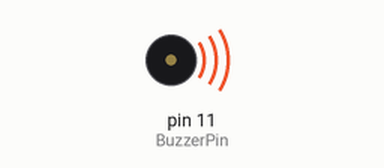
Simulated run of this sketch. Board: Arduino Uno, built with avr-gcc and run on an emulated ATmega328P. On the bench: buzzer (waves = sounding).

Above: at 0.2 s.
At 9.7 s:
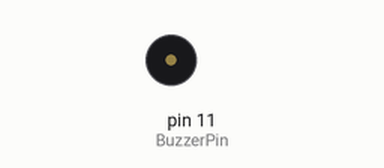
Timing chart, 0 to 10.4 s (numbered marks = the images above):
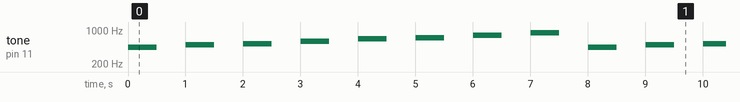

Measured:
- by itself, tone on pin 11 (BuzzerPin): repeats every 8.0 s: silent 0.50 s, 494 Hz 0.50 s, silent 0.50 s, 523 Hz 0.50 s, silent 0.50 s, 587 Hz 0.50 s, silent 0.50 s, 659 Hz 0.50 s, silent 0.50 s, 698 Hz 0.50 s, silent 0.50 s, 784 Hz 0.50 s, silent 0.50 s, 880 Hz 0.50 s, silent 0.50 s, 440 Hz 0.50 s

The sketch:

6.ders_while_ve_buzzer_kullan_m_.ino
```cpp
// C++ code
//
#define BuzzerPin 11
int notalar[8]= {440,494,523,587,659,698,784,880};
// la, si, do, re, mi, fa, sol, la
int i = 0;
void setup()
{
  pinMode(BuzzerPin, OUTPUT);
}

void loop()
{
  while(i<8){
	tone(BuzzerPin,notalar[i],500);
  	delay(1000);
    i= i+1;
  }

  i=0;


}

/*
	{440,494,523,587,659,698,784,880};
// la, si, do, re, mi, fa, sol, la


  tone(BuzzerPin,notalar[0],500);
  delay(1000);
  tone(BuzzerPin,notalar[1],500);
  delay(1000);
  tone(BuzzerPin,notalar[2],500);
  delay(1000);
  tone(BuzzerPin,notalar[3],500);
  delay(1000);
  tone(BuzzerPin,notalar[4],500);
  delay(1000);
  tone(BuzzerPin,notalar[5],500);
  delay(1000);
  tone(BuzzerPin,notalar[6],500);
  delay(1000);
  tone(BuzzerPin,notalar[7],500);
  delay(1000);


*/
```
